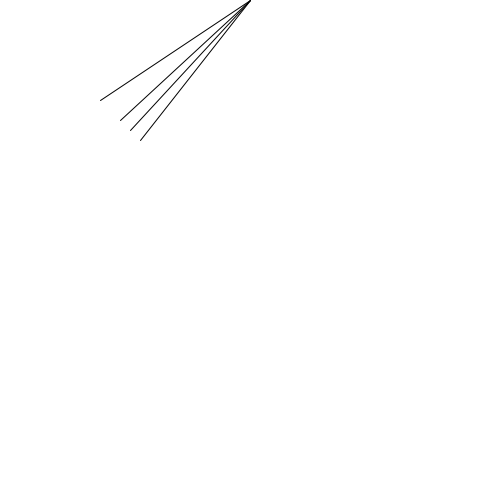
Frame 1 (no input)
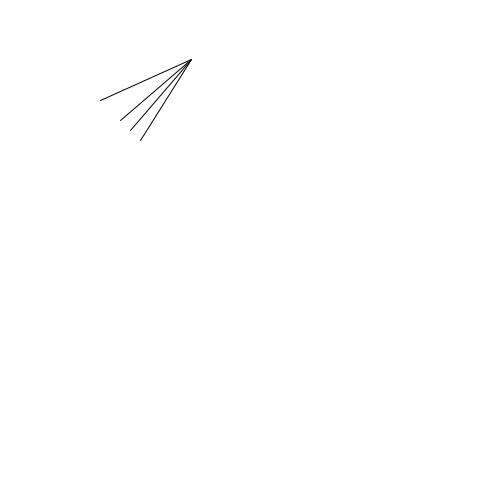
Frame 60 (the mouse pressed at the canvas centre just before this capture)
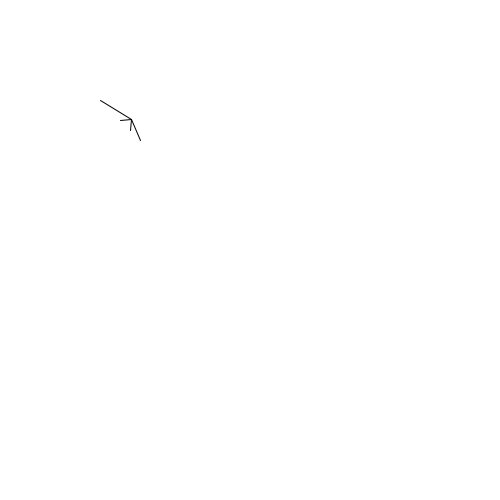
Frame 120 (the mouse held since frame 60 and released just before this capture)

The Processing sketch that drew these frames (run headless with seeded random() and noise(); from frame 60 on, the mouse is pressed at the canvas centre):

// Processing sketch: Project5_261016a
// ── Project5_261016a.pde
// My Name: Kiara Santos Narvaez
// Date: 10/16/2026
// Description

float x = 250;
float y = 0;

void setup (){
  size(500, 500);
  
}

void draw(){
  background(255);
  line(x,y,100, 100);
  line(x,y,120, 120);
  line(x, y, 130, 130);
  
  line(x,y, 140, 140);
  
  line(x, y, 160, 160, 140, 140);
  
  x=x - 1;
  y = y + 1;
}
